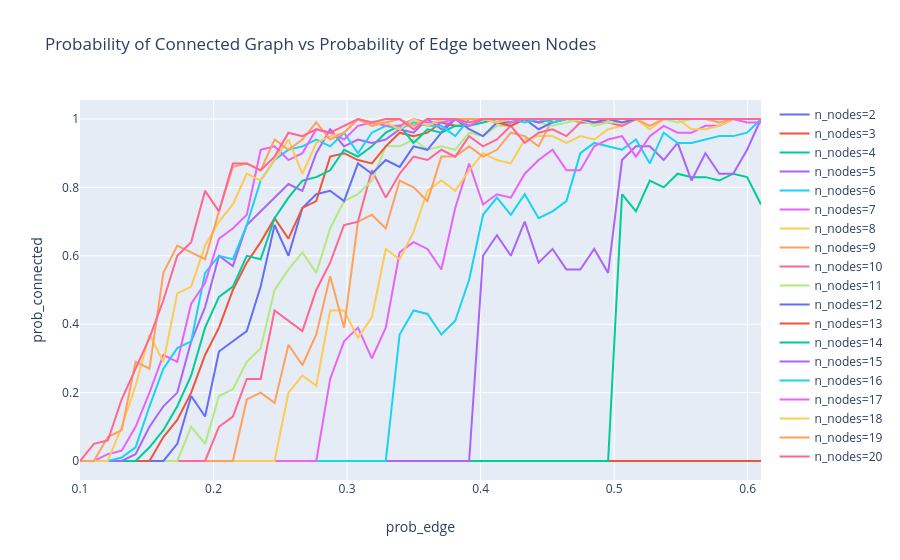

Notebook source saved alongside this figure:
### Code cell
px.line(results, x='prob_edge', y='prob_connected', color='n_nodes', title='Probability of Connected Graph vs Probability of Edge between Nodes')
